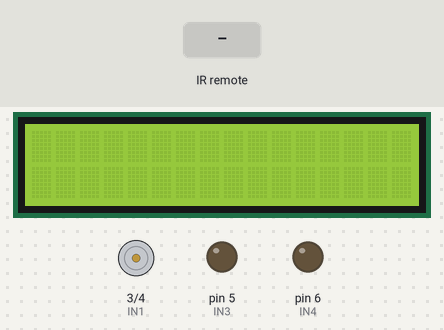
This sketch was run on a simulated Arduino Uno, built with avr-gcc and run on an emulated ATmega328P. Parts: 16×2 character LCD, motor-driver pin pairs drawn as motors (green arrow = first pin HIGH = forward, orange = second pin HIGH = backward, longer = more drive), output pins drawn as LEDs (lit = HIGH). Inputs (shaded band) come from the test bench. What the sketch prints to the serial monitor is not drawn.

Above: at 1.2 s.
1.3 s: infrared code 0xFD08F7 received
At 1.9 s:
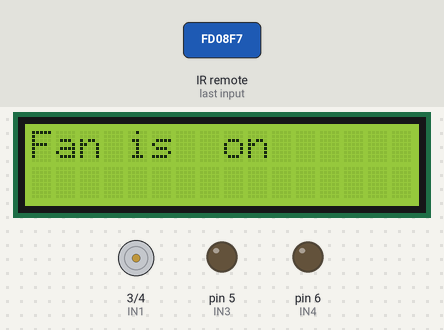
2.9 s: infrared code 0xFD8877 received
At 4.2 s:
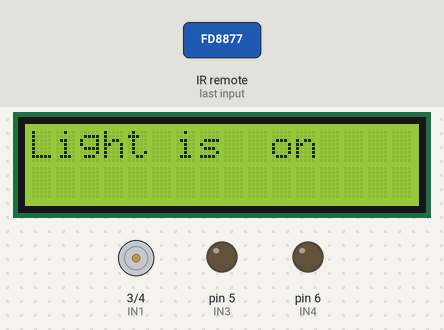
4.5 s: infrared code 0xFD48B7 received
At 5.5 s:
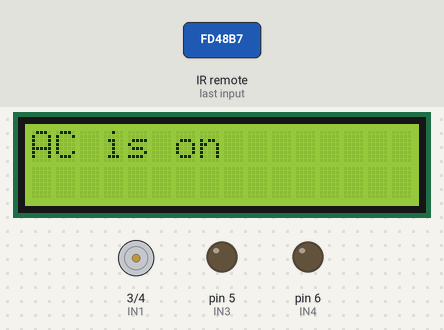
6.1 s: infrared code 0xFD28D7 received
At 6.8 s:
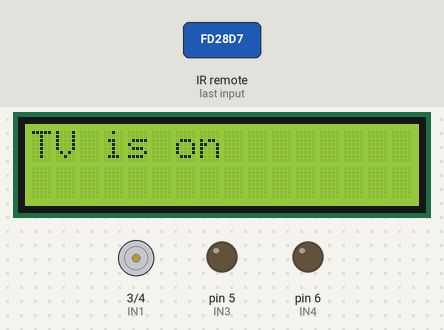
7.7 s: infrared code 0xFD00FF received
At 9.0 s:
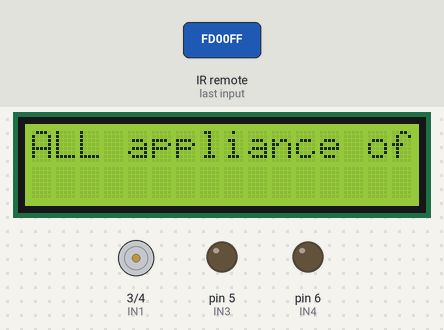
9.3 s: infrared code 0xFD08F7 received
At 10.4 s:
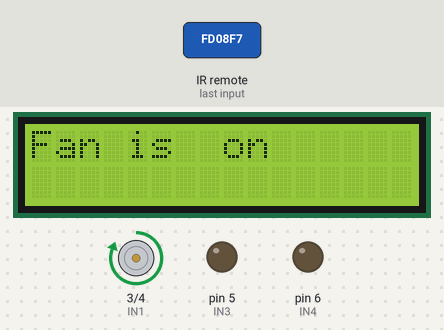
Timing chart, 0 to 11.9 s (numbered marks = the images above; inputs shaded):
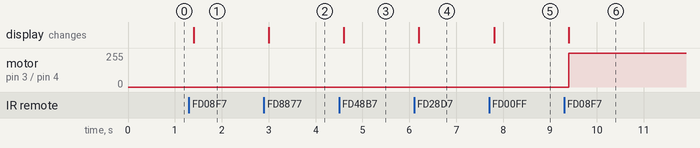

Measured:
- after the input at 1.3 s, the display: changes after 0.10 s (image 1)
- after the input at 2.9 s, the display: changes after 0.10 s (image 2)
- after the input at 4.5 s, the display: changes after 0.10 s (image 3)
- after the input at 6.1 s, the display: changes after 0.10 s (image 4)
- after the input at 7.7 s, the display: changes after 0.11 s (image 5)
- after the input at 9.3 s, motor on pin 3 (IN1) / pin 4 (IN2): stopped → forward 255/255 after 0.10 s; the display: changes after 0.10 s (image 6)

The sketch:

embedded_system_final_project_code.ino
```cpp
// IR Remote home monitoring system by Rafi,Mesu,Sagor,Mriganko
#include <LiquidCrystal.h>
#include <IRremote.h>
LiquidCrystal lcd(7,8,9,10,11,12);
const int RECV_PIN=14;
IRrecv irrecv(RECV_PIN);
decode_results results;
#define IN1 3
#define IN2 4
#define IN3 5
#define IN4 6
bool i=true;
bool j=true;
bool k=true;
bool l=true;
bool m=true;
void setup()
{
 lcd.begin(16, 2);

  Serial.begin(9600);
  pinMode(IN1, OUTPUT);
  pinMode(IN2, OUTPUT);
  pinMode(IN3, OUTPUT);
  pinMode(IN4, OUTPUT);
  irrecv.enableIRIn();
  irrecv.blink13(true);

}
void loop()
{
  if (irrecv.decode(&results))
   {
     Serial.println(results.value,HEX);
     delay(100);
     /////////////////////////
     if(results.value==0xFD08F7)
     {
        i=!i;
        digitalWrite(IN1, i);
        lcd.clear();
        Serial.print("Fan is turned on");
        lcd.print("Fan is  on");

     }
     ////////////////////////
     if(results.value==0xFD8877)
     {
        j=!j;
        digitalWrite(IN2, j);
        lcd.clear();
        Serial.print("Light is  on");
        lcd.print("Light is  on");
       // delay(200);
     }
     if(results.value==0xFD48B7)
     {
        k=!k;
        digitalWrite(IN3, k);
        lcd.clear();
        Serial.print("AC is on");
        lcd.print("AC is on");
       // delay(200);
     }
     //////////////////////////////
     if(results.value==0xFD28D7)
     {
        l=!l;
        digitalWrite(IN4, l);
        lcd.clear();
        Serial.print("TV is on");
        lcd.print("TV is on");
       // delay(200);
     }
     //////////////////////
     if(results.value==0xFD00FF)
     {
        m=!m;
        digitalWrite(IN1, m);
        digitalWrite(IN2, m);
        digitalWrite(IN3, m);
        digitalWrite(IN4, m);
        lcd.clear();
         lcd.print("ALL appliance off");
       // delay(200);
     }
     irrecv.resume(); // Receive the next value
     //delay(100);
   }
}
```
